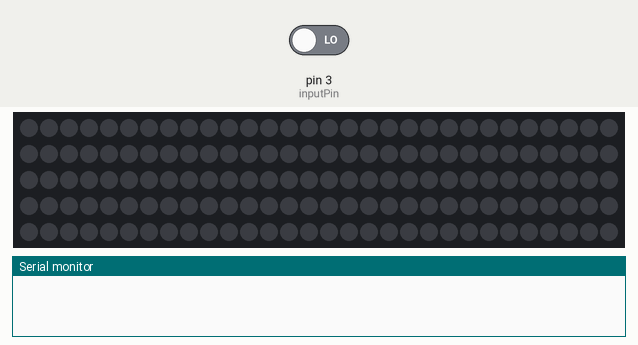
A sketch run on a simulated Arduino Uno, built with avr-gcc and run on an emulated ATmega328P. Shown: 150 RGB LEDs in strip order, left to right, continuing on the next row, the last lines printed to the serial monitor. Inputs (shaded band) come from the test bench; at power-on: pin 3 (inputPin) LOW. Colours are those a GRB WS2812 strip shows for the declared byte order.

Above: at 2.9 s.
3.0 s: pin 3 (inputPin) driven HIGH
At 4.78 s:
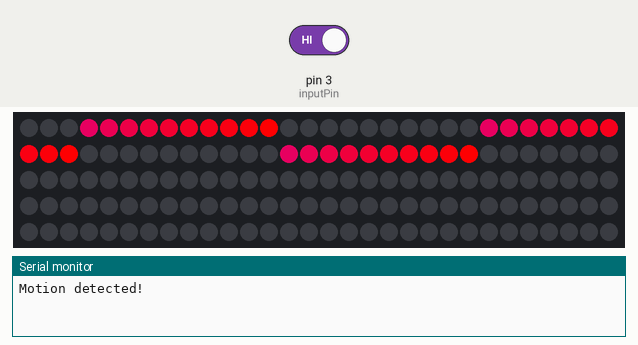
5.8 s: pin 3 (inputPin) driven LOW
At 5.99 s:
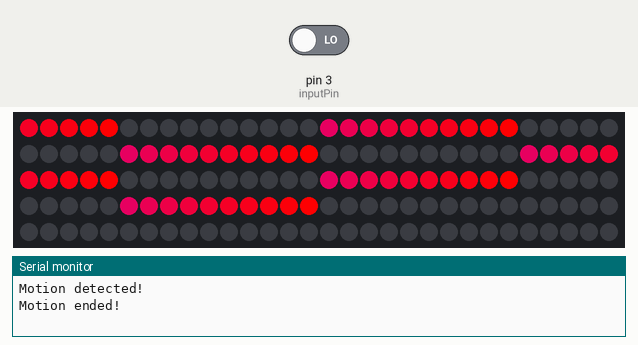
Timing chart, 0 to 8.8 s (numbered marks = the images above; inputs shaded):
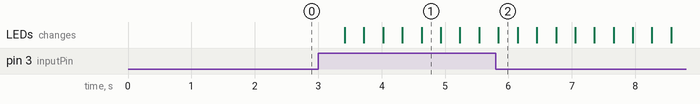

Measured:
- after the input at 3.0 s, the LEDs: first change after 0.42 s (image 1 shows a later state)

The sketch:

motion-stairs.ino
```cpp
#include <FastLED.h>

#define NUM_LEDS 150
#define PIN 7
#define LEN 8

CRGB leds[NUM_LEDS];
int brightness[NUM_LEDS];
int hue[NUM_LEDS];
boolean on = false;
int inc = 0;
int hueInc = 0;

int ledPin = 13;
int inputPin = 3;
int pirState = LOW;
int val = 0;
int timeLeft = 0;

void setup() {
  LEDS.addLeds<WS2812, PIN, RGB>(leds, NUM_LEDS);
  LEDS.setBrightness(255);
  pinMode(inputPin, INPUT);
  Serial.begin(9600);
}

void readMotion() {
  val = digitalRead(inputPin);
  if (val == HIGH) {
    digitalWrite(ledPin, HIGH);
    if (pirState == LOW) {
      // we have just turned on
      Serial.println("Motion detected!");
      // We only want to print on the output change, not state
      pirState = HIGH;
      timeLeft = 500;
    }
  } else {
    digitalWrite(ledPin, LOW); // turn LED OFF
    if (pirState == HIGH) {
      // we have just turned of
      Serial.println("Motion ended!");
      // We only want to print on the output change, not state
      pirState = LOW;
    }
  }
}

void loop() {
  readMotion();
  if (timeLeft > 0) {
    timeLeft--;
    if (inc > LEN) {
      on = !on;
      inc = 0;
      hueInc = 97;
    } else {
      inc++;
      hueInc += 3;
    }

    for (int a = NUM_LEDS - 1; a > 0; a--) {
      hue[a] = hue[a - 1];
      if (brightness[a - 1] == 255) {
        brightness[a] = 255;
      }
      else {
        brightness[a] = 0;
      }
    }

    if (on) {
      brightness[0] = 255;
      hue[0] = hueInc;
    }
    else {
      brightness[0] = 0;
    }

    // fill leds with determined pattern
    for (int x = 0; x < NUM_LEDS; x++) {
      leds[x] = CHSV(hue[x], 255, brightness[x]);
    }

    delay(15);
    FastLED.show();
  }
  if(timeLeft==0) {
    for (int x = 0; x < NUM_LEDS; x++) {
      leds[x] = CHSV(0, 0, 0);
      for (int a = NUM_LEDS - 1; a > 0; a--) {
        hue[a] = 0;
        brightness[a] = 0;
      }
      FastLED.show();
    }
  }
}
```
